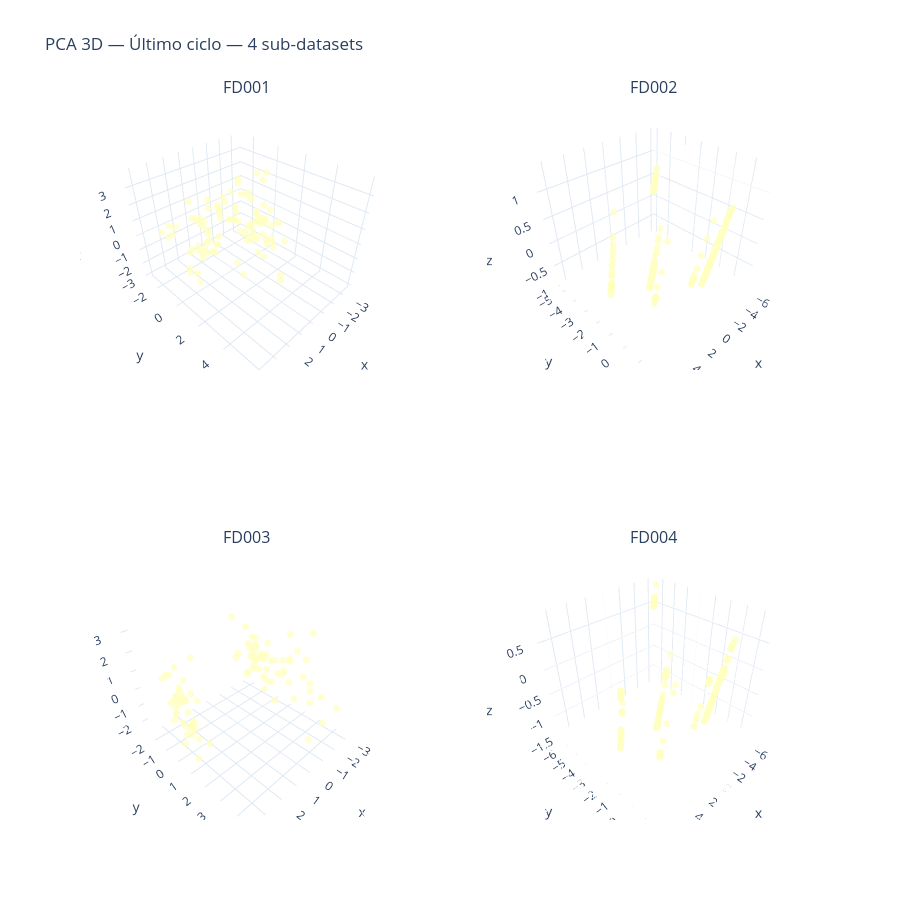

Notebook cell for this chart:
### Code cell
fig = make_subplots(
    rows=2, cols=2,
    specs=[[{"type": "scatter3d"}, {"type": "scatter3d"}],
           [{"type": "scatter3d"}, {"type": "scatter3d"}]],
    subplot_titles=DATASETS,
)

for i, ds_id in enumerate(DATASETS):
    tr = add_rul_column(data[ds_id][0])
    lc = tr.groupby("unit_id").last().reset_index()
    available = [s for s in USEFUL_SENSORS if s in lc.columns]

    sc = StandardScaler()
    scaled = sc.fit_transform(lc[available])
    pca_3 = PCA(n_components=3)
    result = pca_3.fit_transform(scaled)

    row = i // 2 + 1
    col = i % 2 + 1

    fig.add_trace(go.Scatter3d(
        x=result[:, 0],
        y=result[:, 1],
        z=result[:, 2],
        mode="markers",
        marker=dict(size=4, color=lc["rul"].values, colorscale="RdYlGn", opacity=0.7),
        name=ds_id,
        showlegend=False,
    ), row=row, col=col)

fig.update_layout(
    title="PCA 3D — Último ciclo — 4 sub-datasets",
    height=900,
    template="plotly_white",
)
fig.show()
